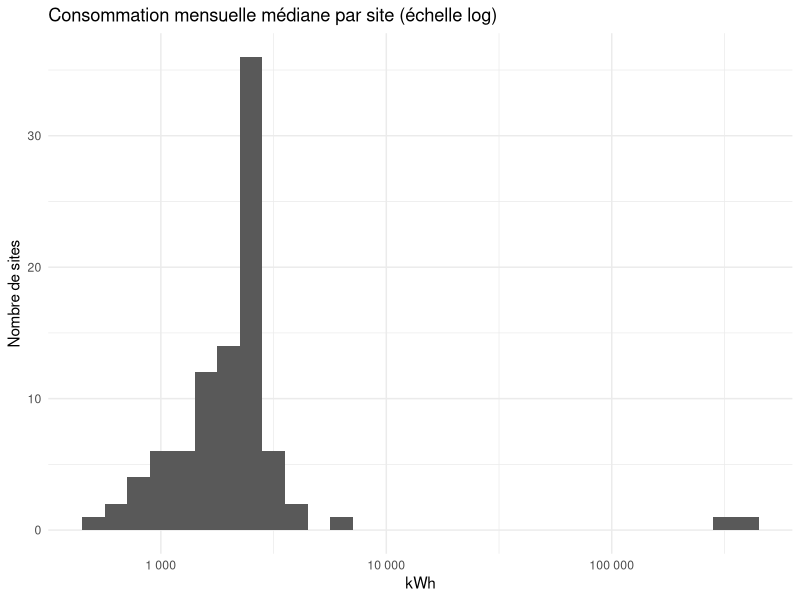
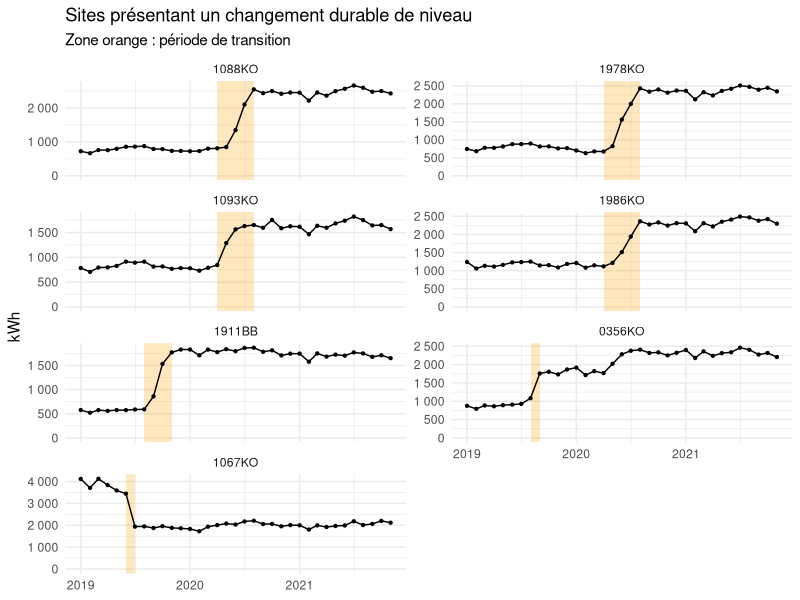
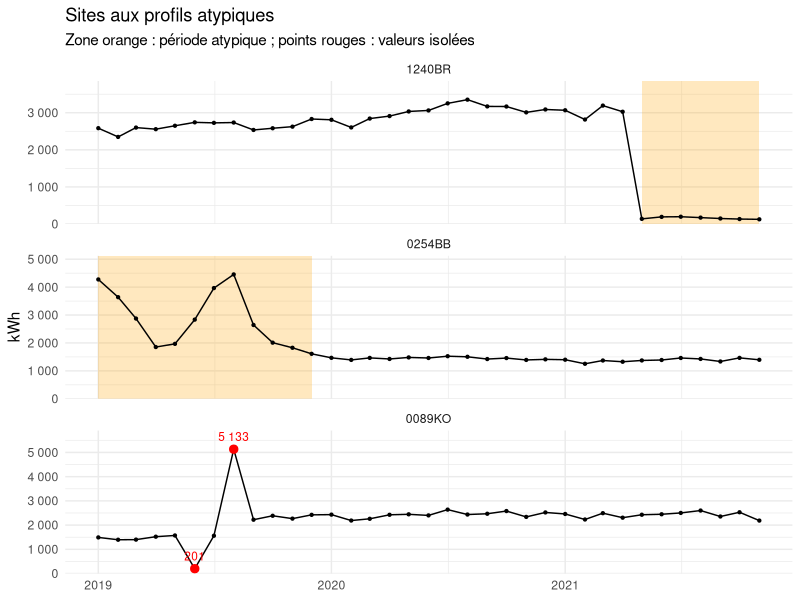
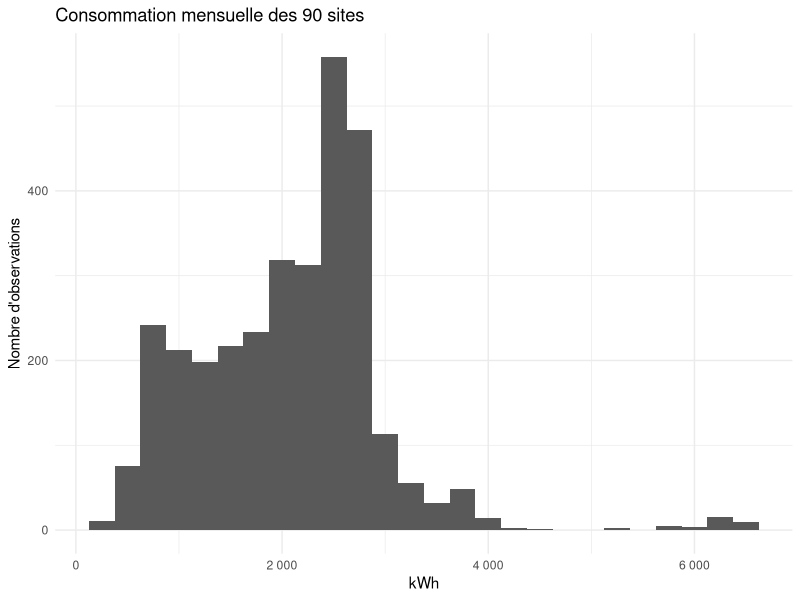
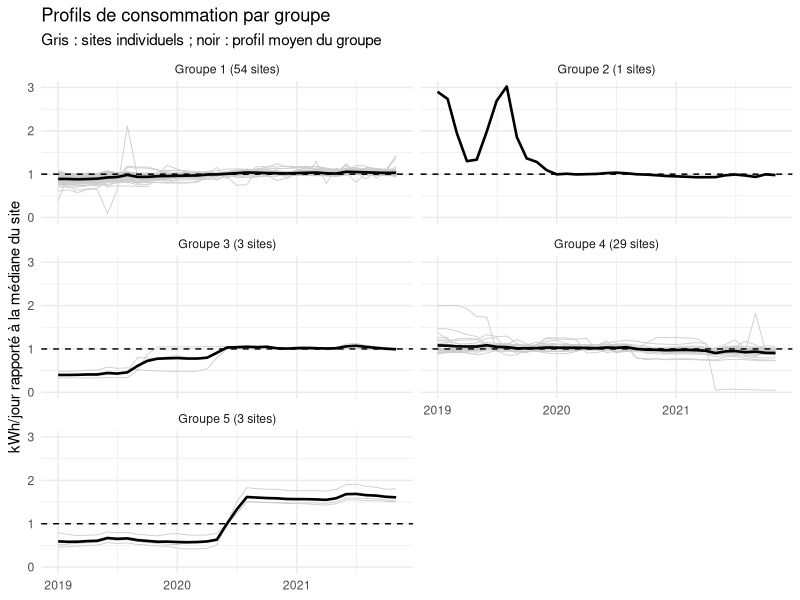

The R script that drew these images, in order:
## ---- chunk 1
knitr::opts_chunk$set(echo = FALSE, message = FALSE, warning = FALSE,
                      fig.align = "center", fig.width = 7, fig.height = 3.5)
## ---- chunk 2
library(dplyr)
library(tidyr)
library(ggplot2)
library(lubridate)
library(knitr)

# French number formatting for tables: 2 500,3
fr <- function(x, d = 0) formatC(x, format = "f", digits = d, big.mark = " ", decimal.mark = ",")
## ---- chunk 3
df <- read.csv("TimeSeries.csv", header = TRUE, sep = ",")

df <- df %>%
  mutate(
    KWH_PERIOD  = as.numeric(gsub("\\s", "", KWH_PERIOD)),  # "2 500" -> 2500
    BEGIN       = dmy(BEGIN),                                # dd/mm/yyyy
    END         = dmy(END),
    DAYS        = as.numeric(END - BEGIN) + 1,               # length of billing period
    KWH_PER_DAY = KWH_PERIOD / DAYS,                         # normalizes Feb vs 31-day months
    MONTH       = floor_date(BEGIN, "month"),                # first day of the month
    GROUP       = substr(NAME, nchar(NAME) - 1, nchar(NAME)) # BB / BR / KO suffix
  ) %>%
  arrange(NAME, MONTH)
## ---- chunk 4
months_per_site <- df %>% group_by(NAME) %>% summarise(n_months = n_distinct(MONTH))

# first/last month per site
coverage <- df %>% group_by(NAME) %>%
  summarise(first = min(MONTH), last = max(MONTH), n_months = n_distinct(MONTH))

# billing periods that are NOT a full calendar month
irregular <- df %>%
  filter(day(BEGIN) != 1 | END != ceiling_date(BEGIN, "month") - days(1))

overview <- data.frame(
  Indicateur = c("Nombre de sites", "Nombre d'observations", "Période couverte",
                 "Mois par site", "Valeurs manquantes", "Doublons (site, mois)"),
  Valeur = c(n_distinct(df$NAME),
             fr(nrow(df)),
             paste(format(min(coverage$first), "%m/%Y"), "à", format(max(coverage$last), "%m/%Y")),
             paste(unique(months_per_site$n_months), collapse = ", "),
             sum(is.na(df$KWH_PERIOD)),
             sum(duplicated(df[c("NAME", "MONTH")])))
)
kable(overview, col.names = c("", ""), align = c("l", "r"), booktabs = TRUE,
      caption = "Vue d'ensemble du jeu de données")
## ---- chunk 5
irregular %>%
  transmute(Site = NAME,
            `Début` = format(BEGIN, "%d/%m/%Y"),
            Fin = format(END, "%d/%m/%Y"),
            Jours = DAYS,
            kWh = fr(KWH_PERIOD)) %>%
  kable(align = c("l", "c", "c", "r", "r"), booktabs = TRUE,
        caption = "Périodes de facturation ne couvrant pas un mois calendaire complet")
## ---- chunk 6
df %>%
  filter(NAME == "0628BR", MONTH >= as.Date("2021-06-01")) %>%
  transmute(`Début` = format(BEGIN, "%d/%m/%Y"),
            Fin = format(END, "%d/%m/%Y"),
            Jours = DAYS,
            kWh = fr(KWH_PERIOD),
            `kWh/jour` = fr(KWH_PER_DAY, 1)) %>%
  kable(align = c("c", "c", "r", "r", "r"), booktabs = TRUE,
        caption = "Site 0628BR, juin–novembre 2021")
## ---- chunk 7
site_median <- df %>% group_by(NAME) %>% summarise(med = median(KWH_PERIOD)) %>%
  arrange(desc(med))

site_median %>% head(5) %>%
  transmute(Rang = row_number(), Site = NAME, `Médiane (kWh/mois)` = fr(med)) %>%
  kable(align = c("c", "l", "r"), booktabs = TRUE,
        caption = "Les 5 sites à la plus forte consommation mensuelle médiane")
## ---- chunk 8
ggplot(site_median, aes(med)) + geom_histogram(bins = 30) +
  scale_x_log10(labels = scales::label_number(big.mark = " ")) +
  labs(title = "Consommation mensuelle médiane par site (échelle log)",
       x = "kWh", y = "Nombre de sites") + theme_minimal()
## ---- chunk 9
giants <- site_median$NAME[site_median$med > 100000]   # any threshold between ~6 000 and ~350 000 gives the same 2 sites
std    <- df %>% filter(!NAME %in% giants)
big    <- df %>% filter(NAME %in% giants)
share  <- sum(big$KWH_PERIOD) / sum(df$KWH_PERIOD)
## ---- chunk 10
describe <- function(x) c(min(x), quantile(x, .25), median(x), mean(x),
                          quantile(x, .75), max(x), sd(x))
global <- rbind(`Tous les sites`   = describe(df$KWH_PERIOD),
                `90 sites`         = describe(std$KWH_PERIOD),
                `2 grands sites`   = describe(big$KWH_PERIOD))
colnames(global) <- c("Min", "Q1", "Médiane", "Moyenne", "Q3", "Max", "Écart-type")
kable(apply(global, 2, fr), align = "r", booktabs = TRUE,
      caption = "Consommation mensuelle facturée (kWh)")
## ---- chunk 11
site_stats <- df %>% group_by(NAME, GROUP) %>%
  summarise(mean = mean(KWH_PERIOD), median = median(KWH_PERIOD), sd = sd(KWH_PERIOD),
            min = min(KWH_PERIOD), max = max(KWH_PERIOD), cv = sd / mean, .groups = "drop")

cv_classes <- as.data.frame(table(cut(site_stats$cv, c(0, .05, .1, .2, Inf),
  labels = c("< 5 %  (très stable)", "5–10 %  (stable)", "10–20 %  (variable)", "> 20 %  (très variable)"))))
cv_classes$Part <- paste0(fr(100 * cv_classes$Freq / sum(cv_classes$Freq)), " %")
kable(cv_classes, col.names = c("Coefficient de variation", "Nombre de sites", "Part"),
      align = c("l", "r", "r"), booktabs = TRUE,
      caption = "Stabilité des sites (coefficient de variation = écart-type / moyenne)")
## ---- chunk 12
site_stats %>% arrange(desc(cv)) %>% head(10) %>%
  transmute(Site = NAME, Moyenne = fr(mean), `Médiane` = fr(median),
            Min = fr(min), Max = fr(max), CV = paste0(fr(100 * cv), " %")) %>%
  kable(align = c("l", rep("r", 5)), booktabs = TRUE,
        caption = "Les 10 sites les plus variables (kWh/mois)")
## ---- chunk 13
shift_sites <- c("1088KO", "1978KO", "1093KO", "1986KO", "1911BB", "0356KO", "1067KO")

# transition window: last "before" month -> first "after" month
breaks <- data.frame(
  NAME  = shift_sites,
  start = as.Date(c(rep("2020-04-01", 4), "2019-08-01", "2019-08-01", "2019-06-01")),
  end   = as.Date(c(rep("2020-08-01", 4), "2019-11-01", "2019-09-01", "2019-07-01"))
) %>% mutate(NAME = factor(NAME, levels = shift_sites))

df %>% filter(NAME %in% shift_sites) %>%
  mutate(NAME = factor(NAME, levels = shift_sites)) %>%
  ggplot(aes(MONTH, KWH_PERIOD)) +
  geom_rect(data = breaks, aes(xmin = start, xmax = end, ymin = -Inf, ymax = Inf),
            inherit.aes = FALSE, fill = "orange", alpha = 0.25) +
  geom_line() + geom_point(size = 0.8) +
  facet_wrap(~ NAME, ncol = 2, scales = "free_y") +
  expand_limits(y = 0) +
  scale_y_continuous(labels = scales::label_number(big.mark = " ")) +
  labs(title = "Sites présentant un changement durable de niveau",
       subtitle = "Zone orange : période de transition",
       x = NULL, y = "kWh") +
  theme_minimal()
## ---- chunk 14
odd_sites <- c("1240BR", "0254BB", "0089KO")

periods <- data.frame(
  NAME  = c("1240BR", "0254BB"),
  start = as.Date(c("2021-05-01", "2019-01-01")),
  end   = as.Date(c("2021-11-01", "2019-12-01"))
) %>% mutate(NAME = factor(NAME, levels = odd_sites))

outliers <- df %>%
  filter(NAME == "0089KO", MONTH %in% as.Date(c("2019-06-01", "2019-08-01"))) %>%
  mutate(NAME = factor(NAME, levels = odd_sites))

df %>% filter(NAME %in% odd_sites) %>%
  mutate(NAME = factor(NAME, levels = odd_sites)) %>%
  ggplot(aes(MONTH, KWH_PERIOD)) +
  geom_rect(data = periods, aes(xmin = start, xmax = end, ymin = -Inf, ymax = Inf),
            inherit.aes = FALSE, fill = "orange", alpha = 0.25) +
  geom_line() + geom_point(size = 0.8) +
  geom_point(data = outliers, colour = "red", size = 2.5) +
  geom_text(data = outliers, aes(label = fr(KWH_PERIOD)),
            colour = "red", vjust = -0.9, size = 3) +
  facet_wrap(~ NAME, ncol = 1, scales = "free_y") +
  expand_limits(y = 0) +
  scale_y_continuous(labels = scales::label_number(big.mark = " "),
                     expand = expansion(mult = c(0, 0.15))) +
  labs(title = "Sites aux profils atypiques",
       subtitle = "Zone orange : période atypique ; points rouges : valeurs isolées",
       x = NULL, y = "kWh") +
  theme_minimal()
## ---- chunk 15
ggplot(std, aes(KWH_PERIOD)) + geom_histogram(binwidth = 250) +
  scale_x_continuous(labels = scales::label_number(big.mark = " ")) +
  labs(title = "Consommation mensuelle des 90 sites", x = "kWh", y = "Nombre d'observations") +
  theme_minimal()
## ---- chunk 16
set.seed(123)
level <- std %>% group_by(NAME) %>% summarise(med = median(KWH_PERIOD))
km <- kmeans(log(level$med), centers = 2, nstart = 25)
level$LEVEL <- ifelse(km$cluster == which.min(km$centers), "Petits sites", "Sites standards")

level %>% group_by(LEVEL) %>%
  summarise(n = n(), min = min(med), med_seg = median(med), max = max(med)) %>%
  transmute(Segment = LEVEL, `Nombre de sites` = n,
            `Médiane la plus basse` = fr(min), `Médiane du segment` = fr(med_seg),
            `Médiane la plus haute` = fr(max)) %>%
  kable(align = c("l", rep("r", 4)), booktabs = TRUE,
        caption = "Segmentation des 90 sites par niveau de consommation (k-means sur le log de la médiane, kWh/mois)")
## ---- chunk 17
norm <- std %>% group_by(NAME) %>%
  mutate(NORM = KWH_PER_DAY / median(KWH_PER_DAY)) %>% ungroup()

prof <- norm %>% select(NAME, MONTH, NORM) %>%
  arrange(MONTH) %>%
  pivot_wider(names_from = MONTH, values_from = NORM)
X <- as.matrix(prof[, -1]); rownames(X) <- prof$NAME

hc <- hclust(dist(X), method = "ward.D2")
prof_cl <- data.frame(NAME = prof$NAME, CLUSTER = cutree(hc, k = 5))
## ---- chunk 18
plot_df <- norm %>% inner_join(prof_cl, by = "NAME") %>%
  group_by(CLUSTER) %>% mutate(LABEL = paste0("Groupe ", CLUSTER, " (", n_distinct(NAME), " sites)")) %>%
  ungroup()

ggplot(plot_df, aes(MONTH, NORM)) +
  geom_line(aes(group = NAME), colour = "grey80", linewidth = 0.3) +
  stat_summary(fun = mean, geom = "line", linewidth = 0.9) +
  geom_hline(yintercept = 1, linetype = "dashed") +
  facet_wrap(~ LABEL, ncol = 2) +
  coord_cartesian(ylim = c(0, 3)) +
  labs(title = "Profils de consommation par groupe",
       subtitle = "Gris : sites individuels ; noir : profil moyen du groupe",
       x = NULL, y = "kWh/jour rapporté à la médiane du site") +
  theme_minimal()
## ---- chunk 19
prof_cl %>% group_by(CLUSTER) %>%
  summarise(n = n(), Sites = ifelse(n() <= 5, paste(NAME, collapse = ", "), "–")) %>%
  kable(col.names = c("Groupe", "Nombre de sites", "Sites"), align = c("c", "r", "l"),
        booktabs = TRUE, caption = "Composition des groupes de profils")
